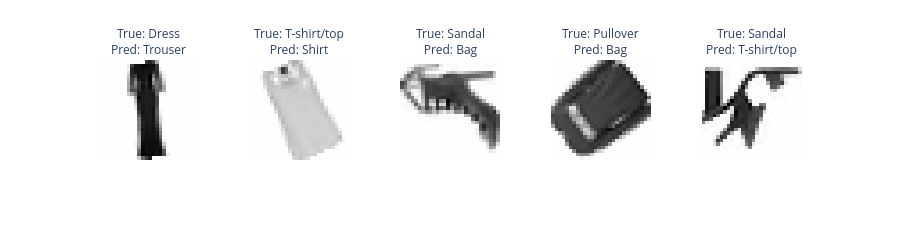

The notebook cell this image was saved under:
### Markdown cell above
## Understanding the Issue

To better understand the model's performance, let's examine some misclassifications. These are instances where the model's predictions differ from the true labels.

In the next cell, we will:
1. Identify misclassified examples from the test dataset.
2. Display these examples along with their predicted and true labels.

Pay close attention to whether the misclassifications are concentrated in specific classes or if they seem random.

### Code cell
# Predict labels for the secret test set
predictions_secret = model.predict(X_test_secret_sc)

# Identify misclassified examples
incorrect_secret = predictions_secret != y_test_secret

# Generate labels for misclassified examples with true and predicted labels
labels = [f"True: {true_label}<br>Pred: {pred_label}"
          for true_label, pred_label in zip(y_test_secret[incorrect_secret], predictions_secret[incorrect_secret])]

# Display misclassified images with their true and predicted labels
show_images(X_test_secret[incorrect_secret], max_images=5, ncols=5, labels=labels, reshape=True)

### Figure 1 — Plotly figure (JSON) as saved in the notebook; plotly's stock layout.template omitted (floating-point values rounded to 4 significant figures; data arrays with more than 128 entries replaced by an {"elided": "..."} marker saying what was removed)
{"data": [{"hovertemplate": "x: %{x}<br>y: %{y}<br>color: %{z}<extra></extra>", "type": "heatmap", "yaxis": "y", "z": {"elided": "28x28 float values"}, "coloraxis": "coloraxis", "xaxis": "x", "name": "0"}, {"hovertemplate": "x: %{x}<br>y: %{y}<br>color: %{z}<extra></extra>", "type": "heatmap", "yaxis": "y2", "z": {"elided": "28x28 float values"}, "coloraxis": "coloraxis", "xaxis": "x2", "name": "1"}, {"hovertemplate": "x: %{x}<br>y: %{y}<br>color: %{z}<extra></extra>", "type": "heatmap", "yaxis": "y3", "z": {"elided": "28x28 float values"}, "coloraxis": "coloraxis", "xaxis": "x3", "name": "2"}, {"hovertemplate": "x: %{x}<br>y: %{y}<br>color: %{z}<extra></extra>", "type": "heatmap", "yaxis": "y4", "z": {"elided": "28x28 float values"}, "coloraxis": "coloraxis", "xaxis": "x4", "name": "3"}, {"hovertemplate": "x: %{x}<br>y: %{y}<br>color: %{z}<extra></extra>", "type": "heatmap", "yaxis": "y5", "z": {"elided": "28x28 float values"}, "coloraxis": "coloraxis", "xaxis": "x5", "name": "4"}], "layout": {"xaxis4": {"matches": "x", "anchor": "y4", "showgrid": false, "showticklabels": false, "domain": [0.612, 0.796]}, "yaxis4": {"matches": "y", "anchor": "x4", "showgrid": false, "showticklabels": false, "domain": [0.0, 1.0]}, "yaxis": {"autorange": "reversed", "showticklabels": false, "anchor": "x", "showgrid": false, "constrain": "domain", "domain": [0.0, 1.0]}, "xaxis3": {"matches": "x", "anchor": "y3", "showgrid": false, "showticklabels": false, "domain": [0.408, 0.592]}, "coloraxis": {"colorscale": [[0.0, "rgb(254, 254, 253)"], [0.09091, "rgb(224, 224, 223)"], [0.1818, "rgb(197, 197, 195)"], [0.2727, "rgb(171, 171, 170)"], [0.3636, "rgb(146, 146, 145)"], [0.4545, "rgb(124, 123, 122)"], [0.5455, "rgb(102, 101, 101)"], [0.6364, "rgb(81, 80, 80)"], [0.7273, "rgb(59, 59, 59)"], [0.8182, "rgb(38, 38, 38)"], [0.9091, "rgb(16, 16, 16)"], [1.0, "rgb(0, 0, 0)"]], "showscale": false}, "xaxis": {"showticklabels": false, "anchor": "y", "showgrid": false, "constrain": "domain", "domain": [0.0, 0.184], "scaleanchor": "y"}, "height": 220.0, "margin": {"t": 60.0}, "xaxis5": {"matches": "x", "anchor": "y5", "showgrid": false, "showticklabels": false, "domain": [0.816, 1.0]}, "yaxis2": {"matches": "y", "anchor": "x2", "showgrid": false, "showticklabels": false, "domain": [0.0, 1.0]}, "yaxis5": {"matches": "y", "anchor": "x5", "showgrid": false, "showticklabels": false, "domain": [0.0, 1.0]}, "yaxis3": {"matches": "y", "anchor": "x3", "showgrid": false, "showticklabels": false, "domain": [0.0, 1.0]}, "annotations": [{"text": "True: Dress<br>Pred: Trouser", "y": 1.0, "showarrow": false, "yanchor": "bottom", "xanchor": "center", "x": 0.092, "font": {}, "xref": "paper", "yref": "paper"}, {"text": "True: T-shirt/top<br>Pred: Shirt", "y": 1.0, "showarrow": false, "yanchor": "bottom", "xanchor": "center", "x": 0.296, "font": {}, "xref": "paper", "yref": "paper"}, {"text": "True: Sandal<br>Pred: Bag", "y": 1.0, "showarrow": false, "yanchor": "bottom", "xanchor": "center", "x": 0.5, "font": {}, "xref": "paper", "yref": "paper"}, {"text": "True: Pullover<br>Pred: Bag", "y": 1.0, "showarrow": false, "yanchor": "bottom", "xanchor": "center", "x": 0.704, "font": {}, "xref": "paper", "yref": "paper"}, {"text": "True: Sandal<br>Pred: T-shirt/top", "y": 1.0, "showarrow": false, "yanchor": "bottom", "xanchor": "center", "x": 0.908, "font": {}, "xref": "paper", "yref": "paper"}], "xaxis2": {"matches": "x", "anchor": "y2", "showgrid": false, "showticklabels": false, "domain": [0.204, 0.388]}}}
